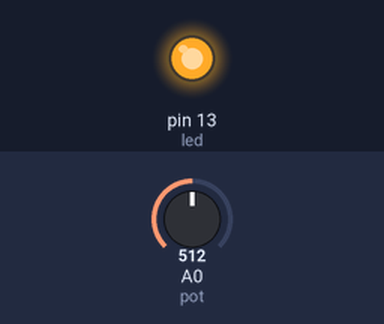
Bench run of a sketch on a simulated Arduino Uno, built with avr-gcc and run on an emulated ATmega328P. Shown: output pins drawn as LEDs (lit = HIGH). The test bench sets the inputs (shaded band); at power-on: A0 (pot) = 512. What the sketch prints to the serial monitor is not drawn.

Above: at 0.1 s.
Timing chart, 0 to 1.6 s (numbered marks = the images above):
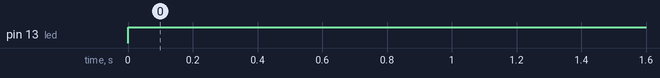

Measured:
- by itself, pin 13 (led): LOW → HIGH at 0.00 s

The sketch:

P6A2-Luminosidad.ino
```cpp
#define pot A0     //Definimos los pines que utilizaremos
#define led 13

float pwm;  //Definimos la variable para guardar la lectura y una para mapear el pwm
float value;

void setup() {
  // put your setup code here, to run once:
  Serial.begin(9600);   //Configurmaos  la comunicacion y el pin de salida digital para el led
  pinMode(led, OUTPUT);

}

void loop() {
  // put your main code here, to run repeatedly:
  value = analogRead(pot);   //Leemos el valor de la entrada analogica
  Serial.println(value);
  pwm = map(value, 369, 1015, 255, 0); //Lo mapeamos para que este en pwm los valores
  Serial.println(pwm);
  digitalWrite(led, pwm);   //Segun la luminosidad prenderemos el led con el valor equivalente

}
```
